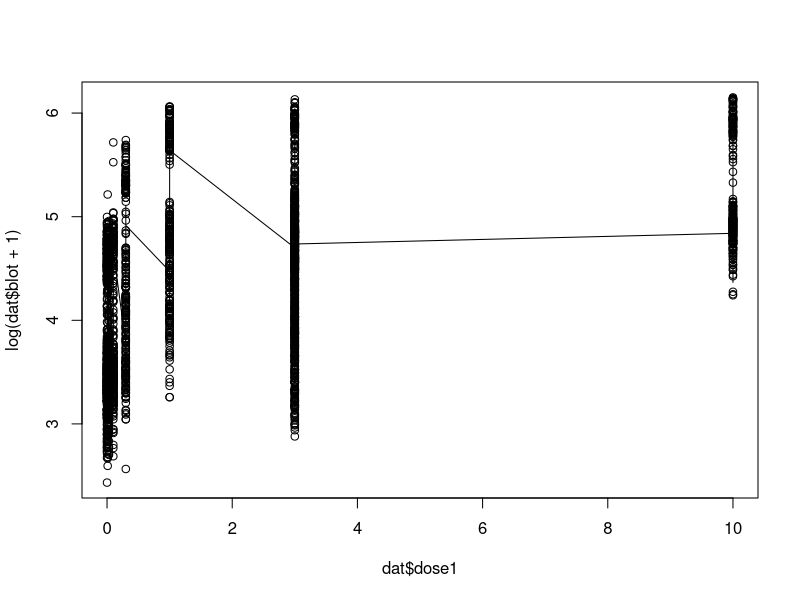

R code for this plot: (Note: this script raises an error after producing the figure.)
## ---- chunk 1
library(dplyr)
library(lme4)
library(ggplot2)
library(magrittr)
dat <- read.table("case1.txt", header = T, stringsAsFactors = F, na.strings = ".", colClasses=c("character","character","numeric","numeric","numeric","numeric","numeric","numeric"))
dat <-  dat %>% filter(complete.cases(blot)) 
## ---- chunk 2
#creates a kernel distribution for each covariate
#be careful of random samples--Big X can't have NAs
kern_distribution <- function(x,knots = 4) {
  ### s: #controls how wide the kernels are, s should be half the distance between two knots 
  ### tau: decides where the breaks are based on the number of knots
  ###knots: number of splits/peaks in the data
  ##x and y are the data
  
  tau <- seq(min(x), max(x), length.out = knots)
  s <- diff(tau)[1]/2
  X <- matrix(0, nrow=length(x),ncol=knots)
  for(i in 1:knots) {
    X[,i] <- x * dnorm(x, tau[i], s)
  }
  return(X)
}

#smoothing out the graph by predicting values for the fitted data
#same function as the kern distribution, but this time it is smoother
smooth_graph <- function(x,knots = 4) {
  tau <- seq(min(x), max(x), length.out = knots)
  s <- diff(tau)[1]/2
  x.predict <- seq(min(x), max(x), length.out=length(x))
  X.predict <- matrix(0, nrow=length(x.predict),ncol = knots)
  for(i in 1:knots) {
    X.predict[,i] <- x.predict * dnorm(x.predict, tau[i], s)
  }
  return(X.predict)
}
## ---- chunk 3

#attach(dat) ##attaches the data so we can just run through with the variable names

m2 <- lmer(log(blot + 1) ~ (1 + proto|lab) + kern_distribution(dose1, knots = 3) + kern_distribution(dose2, knots = 3) + kern_distribution(body, knots = 3), data = dat) #X + Z + R + S + random effect
summary(m2)


plot(dat$dose1,log(dat$blot + 1)) #plots the true data
lines(sort(dat$dose1), fitted(m2)[order(dat$dose1)]) #shows how well the model fits the true data
abline(v = tau)

plot(dat$dose2, log(dat$blot + 1))
lines(sort(dat$dose2), fitted(m2)[order(dat$dose2)])
#abline(v = tau)


plot(dat$body, log(dat$blot + 1))
lines(sort(dat$body), fitted(m2)[order(dat$body)])

## ---- chunk 4
m3 <- lmer(log(blot + 1) ~ (1 + proto|lab) + smooth_graph(dose1, knots = 3) + smooth_graph(dose2, knots = 3) + smooth_graph(body, knots = 3), data = dat) #X + Z + R + S + random effect
summary(m3)
y.predict <- predict(m3, dat)
  #cbind(1, cbind(smooth_graph(dat$dose1, dat$blot), ) %*% coef(m2) #predict function is easier // but cbind(X.predicts)
plot(dat$dose2,log(dat$blot+1))
lines(sort(dat$dose2), fitted(m3)[order(dat$dose2)])
## ---- chunk 5
library(cluster)
set.seed(20)
bodyCluster <- kmeans(dat[, c(6,8)], 3, nstart = 20)

bodyCluster$cluster <- as.factor(bodyCluster$cluster)
ggplot(dat, aes(body, blot, color = bodyCluster$cluster)) + geom_point()

#Splits the body weight into 3 bins...
##add it back to the data & replace body with these 3 groups

dat$bodyClust <- bodyCluster$cluster
## ---- chunk 6
m4 <- lmer(log(blot + 1) ~ (1 + proto + kern_distribution(dose1, knots = 5) + kern_distribution(dose2, knots = 3)|lab) + kern_distribution(dose1, knots = 5) + kern_distribution(dose2, knots = 3) + bodyClust, data = dat) #X + Z + R + S + random effect
summary(m4)
## ---- chunk 7
plot(m4, main = 'Residuals vs. Fitted', xlab = "Fitted", ylab = "Residuals")
## ---- chunk 8
qqnorm(resid(m4))
